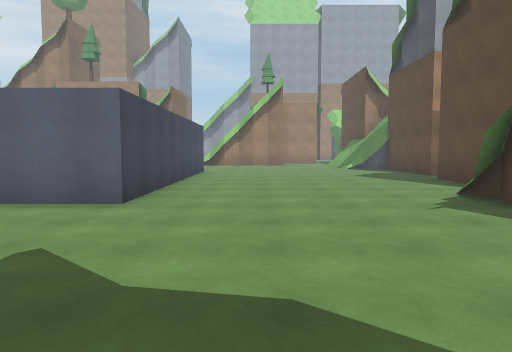
View 1 (above)

24 first-person views from a walk through a Unity game level. The camera is 1.4 m above the floor, tilts 4° down and sees 70° across. The floor is counted in squares, 2 m on a side. Each view is taken from the middle of a square. On the plan, view 1 faces up. The plan holds only what a view shows up to about 11 squares ahead; the rest is blank. The place goes on beyond the plan. The player is left out.

View 2
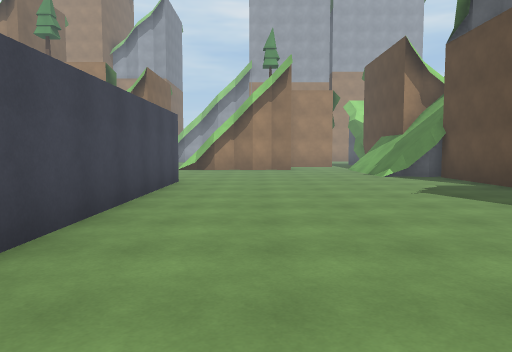

View 3
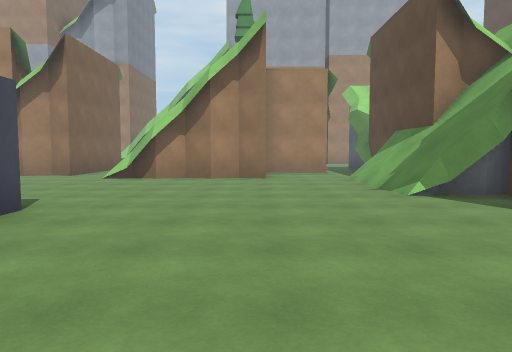

View 4
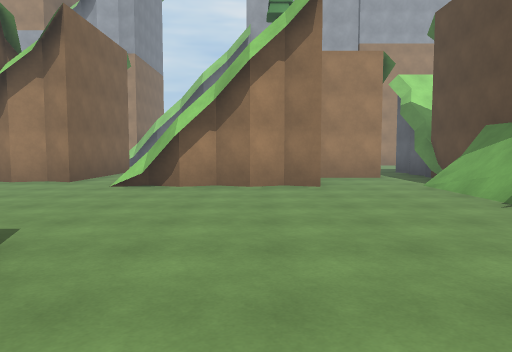

View 5
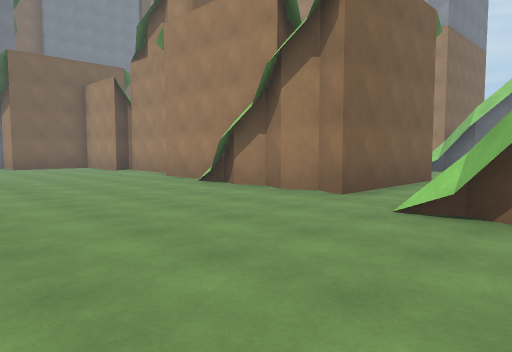

View 6
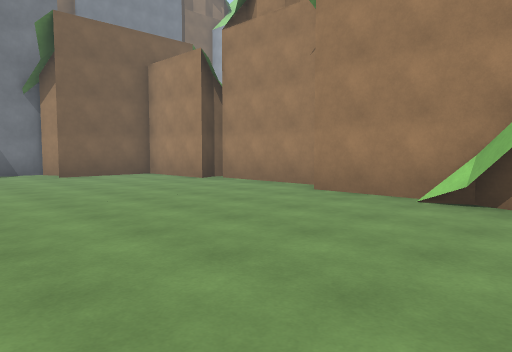

View 7
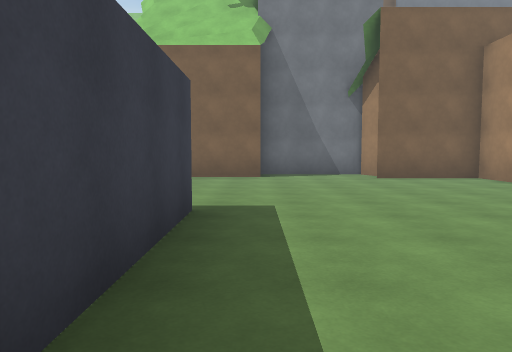

View 8
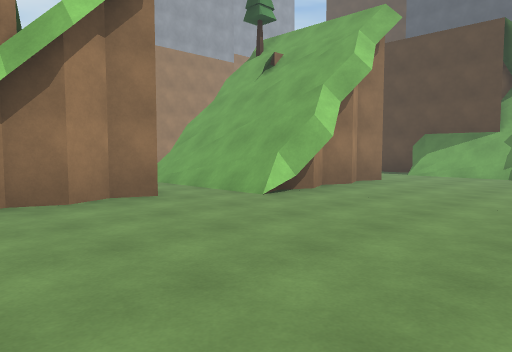

View 9
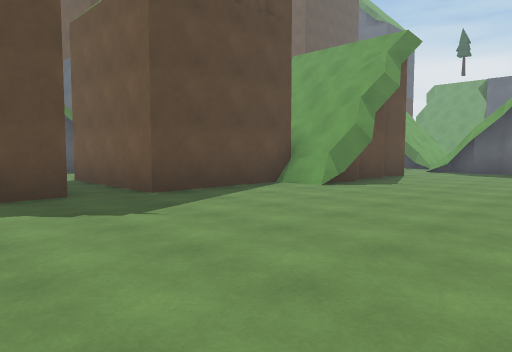

View 10
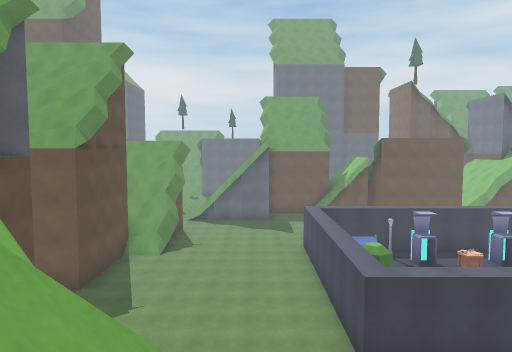

View 11
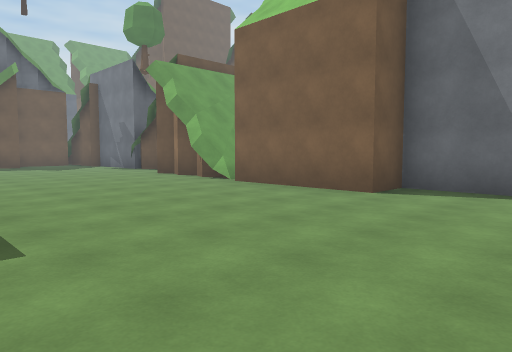

View 12
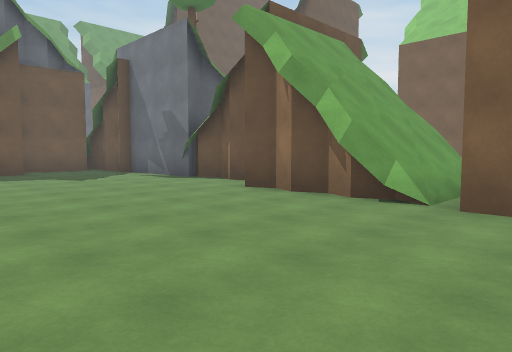

View 13
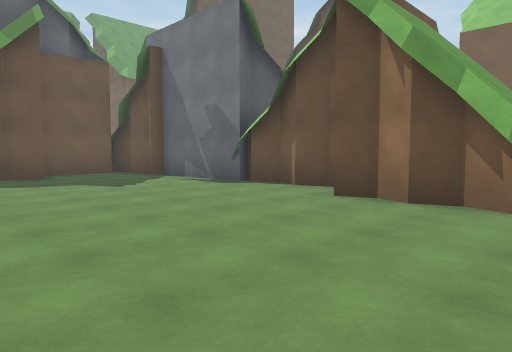

View 14
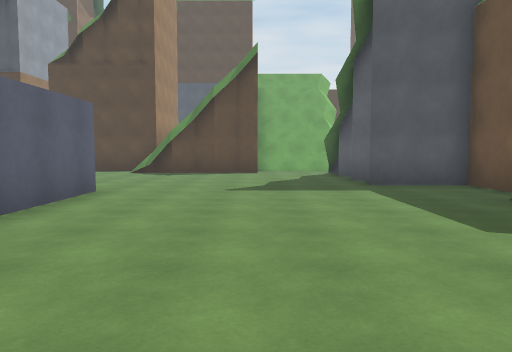

View 15
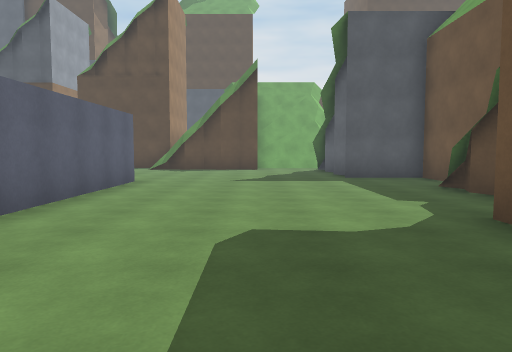

View 16
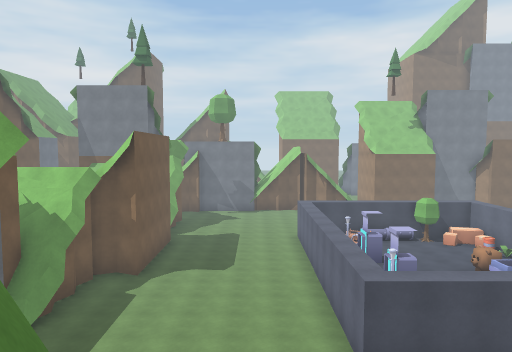

View 17
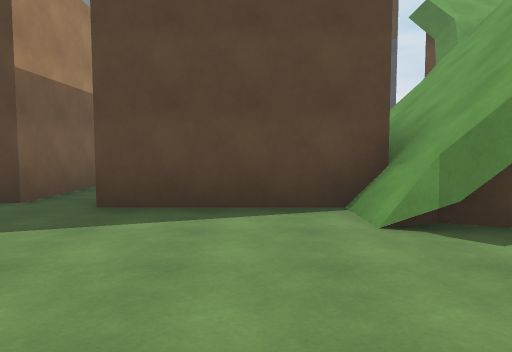

View 18
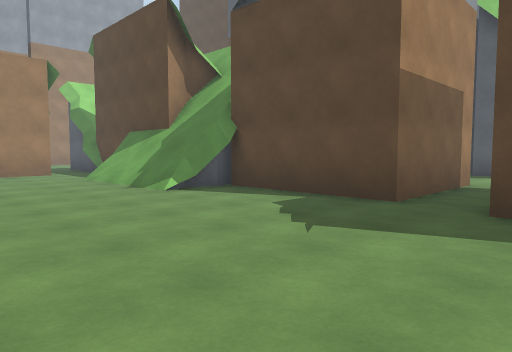

View 19
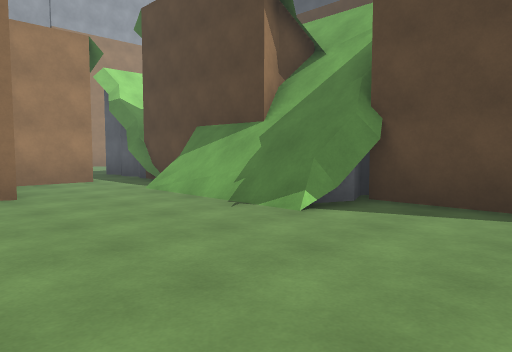

View 20
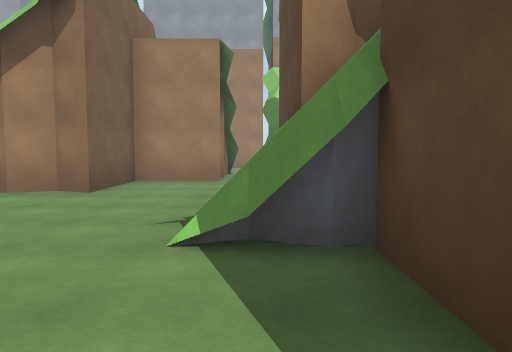

View 21
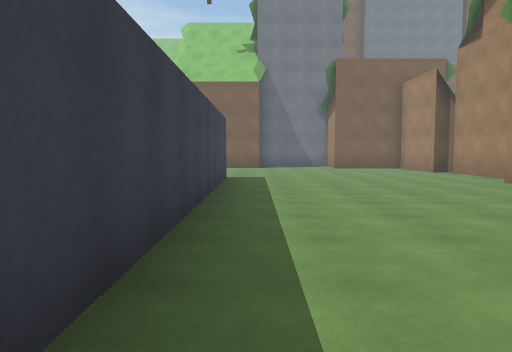

View 22
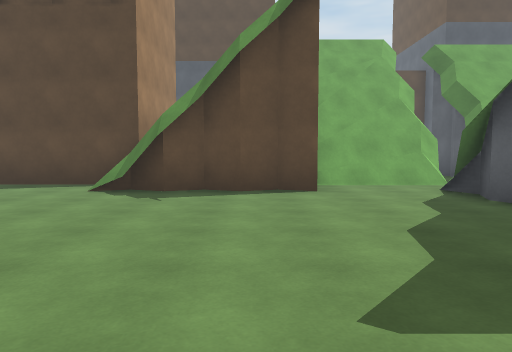

View 23
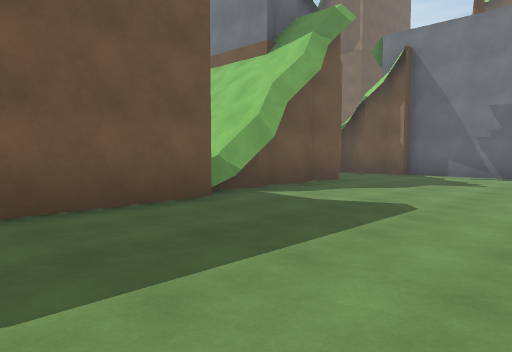

View 24
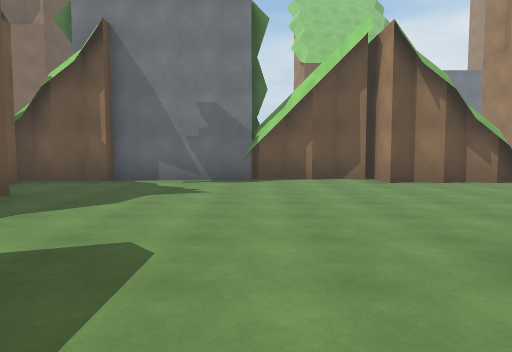

### Floor plan
Key: @ floor where view 1 was taken; # wall or solid block; x gap in a wall; . main floor; : floor 2.5 m higher than the main floor; + floor 3 m higher than the main floor; * floor 4.5 m higher than the main floor; % floor 5 m higher than the main floor; & floor 6.75 m higher than the main floor; / step, stairs or slope; = window, fence, low wall or low ledge; v drop or lower ground; O other object.
Columns run from 21 left of view 1 to 12 right of it. Each row starts with its distance up from view 1.
 22                         O.
 21     O               x   O.#
 20     O          =  ///=O  O#
 19        /###O#### #///O/.../
 18      /........##v//////.../
 17      /............/##v#..=/
 16    O#/...................///
 15    O.....................///
 14    O.....................///
 13    ##.....................#
 12     O.....###### ###......#
 11     O.....        O#......#    ..#
 10  OO O.....    OOO O#......OOOO.../
  9     #.....    OOO  #......OOOO.
  8   ::#.....         #......#
  7   **x.....    OOO  #......#
  6 ==v##.....      OO  ....=/#
  5    x......    ######....#///O
  4    x.....................///x
  3   x#.....................///#/
  2    /.....................#// /
  1    /......................////
  0    /........//=......@/#/.////
 -1    #/.#&###   /.....//  /.##
 -2    //####+v    #///.O      /x
 -3        O%+       O
 -4        O         O OO
 -5        O         OO

Positions as (right, up) in squares from view 1, and headings:
1: (0, 0), facing up
2: (0, 4), facing up
3: (1, 8), facing up
4: (0, 10), facing up
5: (-1, 13), facing up-left
6: (-6, 13), facing up-left
7: (-7, 13), facing left
8: (-7, 13), facing up-right
9: (-1, 12), facing down-right
10: (0, 18), facing down
11: (-11, 16), facing down-left
12: (-12, 11), facing down-left
13: (-12, 9), facing down-left
14: (-8, 2), facing right
15: (-10, 2), facing right
16: (4, 3), facing left
17: (0, 7), facing right
18: (0, 8), facing up-right
19: (0, 11), facing up-right
20: (4, 11), facing up
21: (-2, 13), facing left
22: (-3, 3), facing right
23: (-7, 4), facing down-left
24: (-9, 3), facing left
